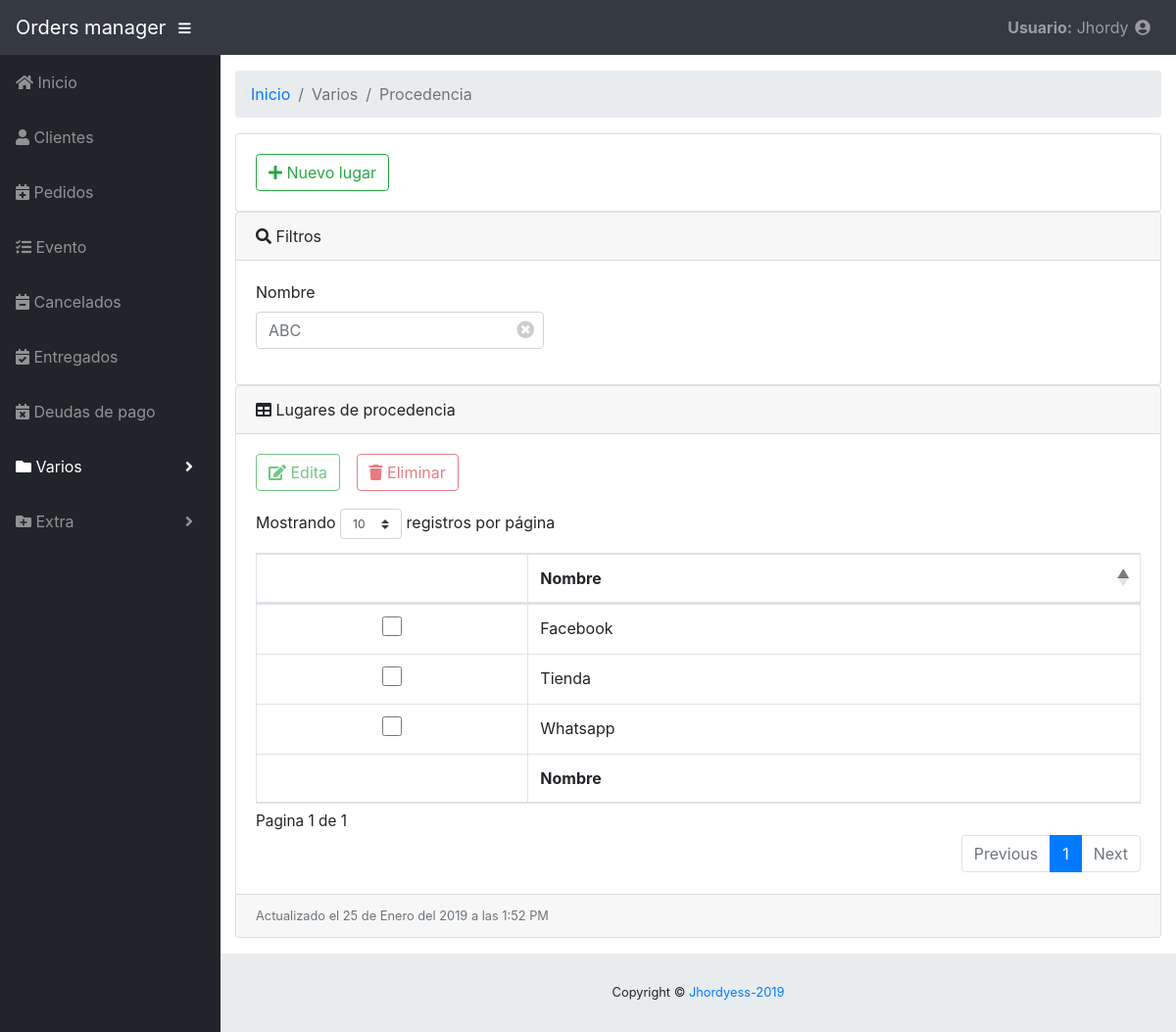
Page /php-app/src/Formularios/Procedencia/frm_listar.php on the committed database.
### tables this page shows
CREATE TABLE `procedencia` (
  `idprocedencia` int(11) NOT NULL,
  `tipo` varchar(25) NOT NULL
);

CREATE TABLE `historia` (
  `idHistoria` int(11) NOT NULL,
  `fecha` datetime NOT NULL,
  `tabla` varchar(100) NOT NULL
);

### php-app/src/Formularios/plantilla/procedimientos.php (called while the page is built, shortened)
<?php
function fecha($tabla, $con)
{
  $meses = array("Enero", "Febrero", "Marzo", "Abril", "Mayo", "Junio", "Julio", "Agosto", "Septiembre", "Octubre", "Noviembre", "Diciembre");
  $qry = "SELECT h.fecha FROM historia AS h WHERE h.tabla =  '" . $tabla . "' ORDER BY h.fecha DESC LIMIT 1";
  $rows = mysqli_fetch_array(mysqli_query($con, $qry));
  if ($rows) {
    $fec = new DateTime($rows['fecha']);
    return $fec->format('\A\c\t\u\a\l\i\z\a\d\o \e\l j \d\e ') . $meses[$fec->format('m') - 1] . $fec->format(' \d\e\l Y \a \l\a\s g:i A');
  } else {
    return "Fecha de actualización desconocida.";
  }
}

### php-app/src/Formularios/Procedencia/frm_listar.php (the view, shortened to what this page needs)
<!DOCTYPE html>
<html lang='es'>
<head>
  <link href="https://cdn.jsdelivr.net/npm/bootstrap@4.1.3/dist/css/bootstrap.min.css" rel="stylesheet">
  <link href="https://cdnjs.cloudflare.com/ajax/libs/font-awesome/5.3.1/css/all.min.css" rel="stylesheet" type="text/css">
  <link href="https://cdn.datatables.net/1.10.19/css/dataTables.bootstrap4.css" rel="stylesheet">
  <link href="/Maquetacion/css/sb-admin.css" rel="stylesheet">
  <link href="/Maquetacion/css/JHDIII/tallas.css" rel="stylesheet">
  <link href="/Maquetacion/css/JHDIII/border-anim.css" rel="stylesheet">
</head>
<body id="page-top">
  <?php
  include("../cabezera.php");
  ?>
  <div id="wrapper">
    <?php
    $g = 1;
    include("../plantilla/menu.php");
    echo menu(1, $g);
    ?>
    <div id="content-wrapper">
      <div class="container-fluid">
        <ol class="breadcrumb">
          <li class="breadcrumb-item">
            <a href="../Pagina principal.php">Inicio</a>
          </li>
          <li class="breadcrumb-item active">Varios</li>
          <li class="breadcrumb-item active">Procedencia</li>
        </ol>
        <div class="card">
          <div class="card-body">
            <a href="frm_alta_mod.php?v=" class="btn btn-outline-success">
              <i class="fas fa-plus"></i> Nuevo lugar</a>
          </div>
        </div>
        <div class="card">
          <div class="card-header">
            <i class="fas fa-search"></i>
            Filtros
          </div>
          <div class="card-body">
            <div class="form-row">
              <div class="form-group col-md-4">
                <label for="nombreh">Nombre</label>
                <input type="text" class="form-control" id="nombreh" placeholder="ABC">
                <i id="clrnombreh" class='fas fa-times-circle'></i>
              </div>
            </div>
          </div>
        </div>
        <div class="card mb-3">
          <div class="card-header">
            <i class="fas fa-table"></i>
            Lugares de procedencia
          </div>
          <div class="card-body">
            <div class="table-responsive">
              <form method="post">
                <div class="operacion">
                  <button type="submit" class="btn btn-outline-success" name="accion" value="1">
                    <i class="fas fa-edit"></i> Edita
                  </button>
                  <button type="submit" class="btn btn-outline-danger" name="accion" value="2">
                    <i class="fas fa-trash"></i> Eliminar
                  </button>
                </div>
                <table class="display nowrap table table-bordered table-hover" id="registros" width="100%" cellspacing="0">
                  <thead>
                    <tr>
                      <th></th>
                      <th>Nombre</th>
                    </tr>
                  </thead>
                  <tfoot>
                    <tr>
                      <th></th>
                      <th>Nombre</th>
                    </tr>
                  </tfoot>
                  <tbody>
                    <?php
                    require("../conexion.php");
                    $query = "SELECT * from procedencia order by idprocedencia ASC;";
                    $out = mysqli_query($con, $query);
                    while ($row = mysqli_fetch_array($out)) {
                      echo "<tr>";
                      echo "<td style='text-align:center'>";
                      echo "<input type='checkbox' name='checked[]' value='" . $row[0] . "'>";
                      echo "</td>";
                      echo "<td>" . $row[1] . "</td>";
                      echo "</tr>";
                    }
                    ?>
                  </tbody>
                </table>
              </form>
            </div>
          </div>
          <div class="card-footer small text-muted">
            <?php
            require_once('../plantilla/procedimientos.php');
            echo fecha('procedencia', $con);
            ?>
          </div>
        </div>
      </div>
      <?php
      include("../pie.php");
      ?>
    </div>
  </div>
</body>
</html>

### php-app/src/Maquetacion/css/sb-admin.css (style rules this page uses)
html { position: relative; min-height: 100%; }
body { height: 100%; }
#wrapper { display: -webkit-box; display: -ms-flexbox; display: flex; }
#wrapper #content-wrapper { overflow-x: hidden; width: 100%; padding-top: 1rem; padding-bottom: 80px; }
:root { --input-padding-x: 0.75rem; --input-padding-y: 0.75rem; }

### php-app/src/Maquetacion/css/JHDIII/tallas.css (style rules this page uses)
input[type="checkbox"] { width: 20px; height: 20px; }
.operacion { margin-bottom: 2%; }
#clrtalla, #clrnombreg, #clrcarnetd, #clrcelularc, #clrnombreh, #clrbancoa, #clr0, #clr1, #clr2, #clr3, #clr4, #clr5, #clr6, #clr7, #clr8, #clr9 { position: absolute; right: 15px; top: 25px; bottom: 0; height: 14px; margin: auto; font-size: 18px; cursor: pointer; color: #ccc; }

### rows in the picture
procedencia: tipo "Whatsapp"
procedencia: tipo "Facebook"
procedencia: tipo "Tienda"
historia: fecha "Actualizado el 25 de Enero del 2019 a las 1:52 PM"

### other values in the picture
$nombre "Inicio Clientes Pedidos Evento Cancelados Entregados Deudas de pago"
$nombre "Varios Extra"
